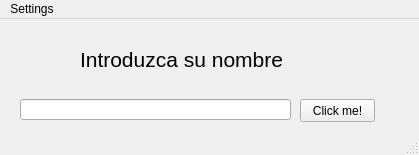
<?xml version="1.0" encoding="UTF-8"?>
<ui version="4.0">
 <class>MainWindow</class>
 <widget class="QMainWindow" name="MainWindow">
  <property name="geometry">
   <rect>
    <x>0</x>
    <y>0</y>
    <width>419</width>
    <height>155</height>
   </rect>
  </property>
  <property name="windowTitle">
   <string>MainWindow</string>
  </property>
  <widget class="QWidget" name="centralwidget">
   <widget class="QLineEdit" name="lineEdit">
    <property name="geometry">
     <rect>
      <x>20</x>
      <y>80</y>
      <width>271</width>
      <height>21</height>
     </rect>
    </property>
    <property name="text">
     <string/>
    </property>
   </widget>
   <widget class="QPushButton" name="pushButton">
    <property name="geometry">
     <rect>
      <x>300</x>
      <y>80</y>
      <width>75</width>
      <height>23</height>
     </rect>
    </property>
    <property name="text">
     <string>Click me!</string>
    </property>
   </widget>
   <widget class="QLabel" name="label">
    <property name="geometry">
     <rect>
      <x>80</x>
      <y>20</y>
      <width>241</width>
      <height>41</height>
     </rect>
    </property>
    <property name="font">
     <font>
      <pointsize>16</pointsize>
     </font>
    </property>
    <property name="text">
     <string>Introduzca su nombre</string>
    </property>
   </widget>
  </widget>
  <widget class="QMenuBar" name="menubar">
   <property name="geometry">
    <rect>
     <x>0</x>
     <y>0</y>
     <width>419</width>
     <height>21</height>
    </rect>
   </property>
   <widget class="QMenu" name="menuSettings">
    <property name="title">
     <string>Settings</string>
    </property>
    <widget class="QMenu" name="menuInformation">
     <property name="title">
      <string>Information</string>
     </property>
     <addaction name="actionStaff"/>
    </widget>
    <addaction name="menuInformation"/>
   </widget>
   <addaction name="menuSettings"/>
  </widget>
  <widget class="QStatusBar" name="statusbar"/>
  <action name="actionStaff">
   <property name="text">
    <string>Staff</string>
   </property>
  </action>
 </widget>
 <resources/>
 <connections/>
</ui>
